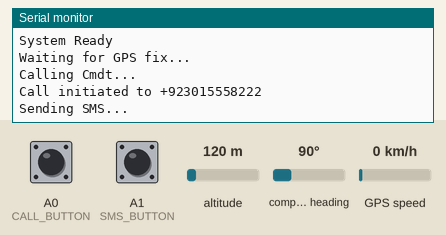
Bench run of a sketch on a simulated Arduino Uno, built with avr-gcc and run on an emulated ATmega328P. On the bench: the last lines printed to the serial monitor. Inputs (shaded band) come from the test bench; at power-on: altitude 120 m, A0 (CALL_BUTTON) HIGH, A1 (SMS_BUTTON) HIGH, compass heading 90°, GPS speed 0 km/h. The GPS gets a fix after 3 s at 37.7749, -122.4194 with 8 satellites; the modem accepts every AT command (registered, SIM ready, sends succeed) and sends nothing else.

Above: at 7.9 s.
8.0 s: altitude set to 20 m
At 15.3 s:
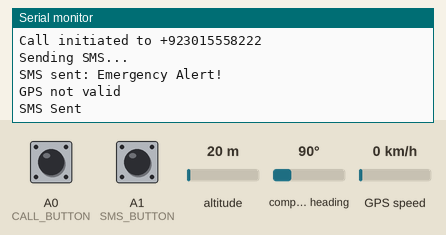
15.4 s: A0 (CALL_BUTTON) pulled LOW for 0.5 s
At 16.8 s:
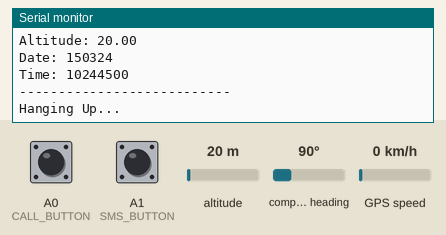
17.4 s: A1 (SMS_BUTTON) pulled LOW for 0.5 s
At 18.9 s:
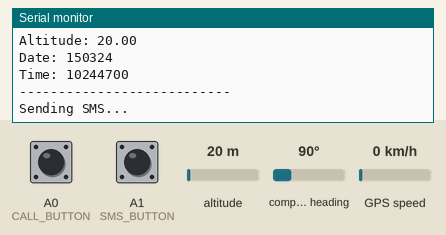
25.3 s: altitude set to 250 m
28.1 s: A0 (CALL_BUTTON) pulled LOW for 1 s
At 30.3 s:
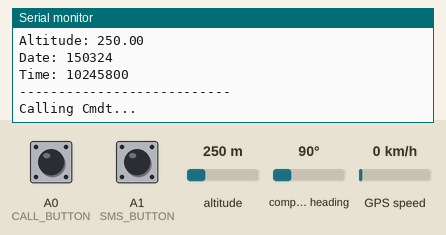
36.5 s: compass heading set to 7°
At 36.85 s:
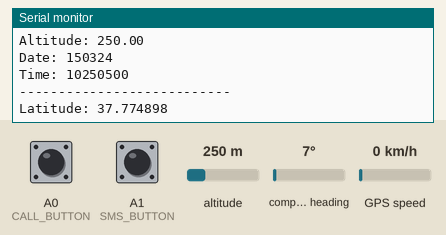
Timing chart, 0 to 39.5 s (numbered marks = the images above; inputs shaded):
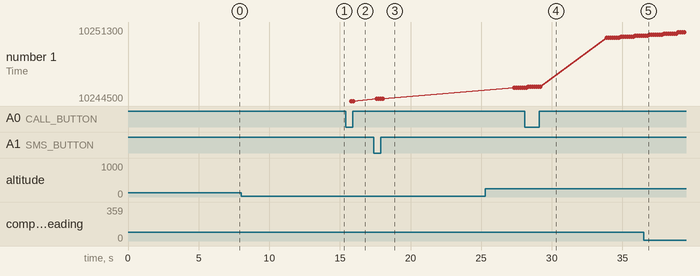

Measured:
- after the input at 15.4 s, the serial monitor: prints a new line after 0.59 s (image 2)
- after the input at 17.4 s, the serial monitor: prints a new line after 0.69 s (image 3)
- after the input at 28.1 s, the serial monitor: prints a new line after 1.1 s (image 4)

The sketch:

gps-gsm.ino
```cpp
// libraries import
#include <SoftwareSerial.h>
#include <TinyGPS++.h>

#define CALL_BUTTON A0
#define SMS_BUTTON A1 // analogue pins definition

SoftwareSerial sim800(10, 11);       // GSM pins
SoftwareSerial gpsSerial(2, 3);      // Neo6M GPS pins
TinyGPSPlus gps;  // extract longitude and latitude

bool isCalling = false; // call ongoing off
bool lastCallBtnState = LOW;
bool lastSMSBtnState = LOW;

void setup() {

  pinMode(CALL_BUTTON, INPUT_PULLUP);
  pinMode(SMS_BUTTON, INPUT_PULLUP);  // buttons as input(high)

  sim800.begin(9600);
  gpsSerial.begin(9600); // start serial communication
  Serial.begin(9600);

  Serial.println("System Ready");
  delay(2000);
}

void loop() {
  // read GPS data and give it to tinygps to make sense
  while (gpsSerial.available()) {
    gps.encode(gpsSerial.read());
  }

  // display GPS data on serial monitor
  if (gps.location.isValid()) { // is gps able to get coordinates from satellite
    Serial.print("Latitude: ");
    Serial.println(gps.location.lat(), 6);
    Serial.print("Longitude: ");
    Serial.println(gps.location.lng(), 6);
    Serial.print("Satellites: ");
    Serial.println(gps.satellites.value());
    Serial.print("Altitude: ");
    Serial.println(gps.altitude.meters());
    Serial.print("Date: ");
    Serial.println(gps.date.isValid() ? gps.date.value() : 0);
    Serial.print("Time: ");
    Serial.println(gps.time.isValid() ? gps.time.value() : 0);
    Serial.println("---------------------------");
  } else {
    Serial.println("Waiting for GPS fix..."); // waiting for coordinates
  }

  int callBtnState = digitalRead(CALL_BUTTON); // current state of buttons
  int smsBtnState = digitalRead(SMS_BUTTON);

  // call logic
  if (callBtnState == HIGH && lastCallBtnState == LOW) { // button pressed
    if (!isCalling) { // call not ongoing
      Serial.println("Calling Cmdt...");
      makeCall("+923015558222");
      isCalling = true;
    } else { // call ongoing
      Serial.println("Hanging Up...");
      hangUp();
      isCalling = false;
    }
    delay(500);
  }

  // SMS logic
  if (smsBtnState == HIGH && lastSMSBtnState == LOW) {
    Serial.println("Sending SMS...");
    String msg = "Emergency Alert!\n";

    if (gps.location.isValid()) { // coordinates found
      msg += "Lat: " + String(gps.location.lat(), 6) + "\n";
      msg += "Lon: " + String(gps.location.lng(), 6) + "\n"; // message format
    } else {
      msg += "GPS not valid\n"; // coordinates not found / cant connect to satellite
    }

    sendSMS("+923015558222", msg);
    Serial.println("SMS Sent");
    delay(500);
  }

  lastCallBtnState = callBtnState; // button state
  lastSMSBtnState = smsBtnState;
  delay(50);
}
// call action
void makeCall(String number) {
  sim800.println("AT");
  delay(1000);
  sim800.println("ATD" + number + ";"); // gsm module calls the number
  delay(3000);
  Serial.println("Call initiated to " + number);
}

void hangUp() {
  sim800.println("ATH");
  delay(1000);   // hang up
  Serial.println("Call ended");
}
// sms action
void sendSMS(String number, String message) {
  sim800.println("AT"); // gsm module commands use AT
  delay(1000);
  sim800.println("AT+CMGF=1");
  delay(1000);
  sim800.println("AT+CMGS=\"" + number + "\"");
  delay(1000);
  sim800.print(message);
  delay(500);
  sim800.write(26); // CTRL+Z end of message so send sms inn gsm lang
  delay(5000);
  Serial.println("SMS sent: " + message);
}
```
